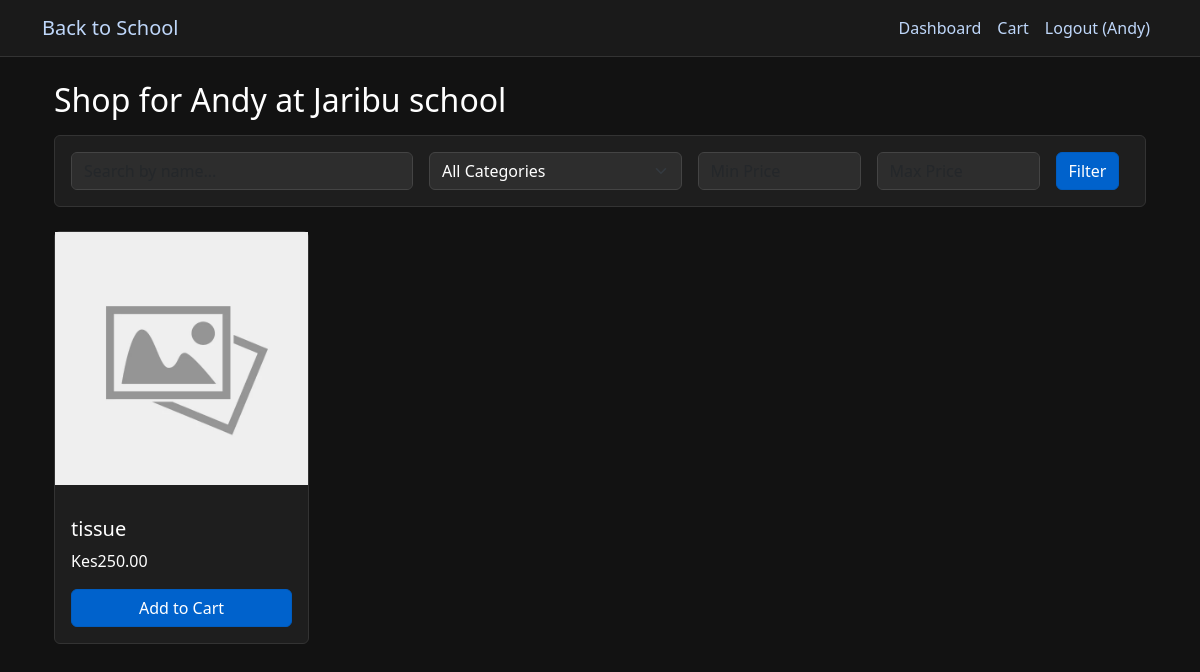
The page /shop (signed in) on the database its author committed.
### app.py (models this page shows, shortened)
class User(db.Model):
    id = db.Column(db.Integer, primary_key=True)
    username = db.Column(db.String(80), unique=True, nullable=False)
    email = db.Column(db.String(120), unique=True, nullable=False)
    password_hash = db.Column(db.String(128))
    role = db.Column(db.String(20))  # app_admin, parent, student, school_admin, retailer, donor
    is_approved = db.Column(db.Boolean, default=False)
    created_at = db.Column(db.DateTime, default=datetime.utcnow)
    reset_token = db.Column(db.String(100), unique=True)
    reset_token_expiration = db.Column(db.DateTime)
    school_id = db.Column(db.Integer, db.ForeignKey('school.id'))
    school = db.relationship('School', backref='users')
    children = db.relationship(
        'User',
        secondary=parent_student_association,
        primaryjoin=(parent_student_association.c.parent_id == id),
        secondaryjoin=(parent_student_association.c.student_id == id),
        backref=db.backref('parents'),
        lazy='dynamic'
    )

class School(db.Model):
    id = db.Column(db.Integer, primary_key=True)
    name = db.Column(db.String(100), nullable=False)
    address = db.Column(db.String(200))
    is_approved = db.Column(db.Boolean, default=False)
    requirements = db.relationship('SchoolRequirement', backref='school', lazy=True)

class Product(db.Model):
    id = db.Column(db.Integer, primary_key=True)
    retailer_id = db.Column(db.Integer, db.ForeignKey('retailer.id'), nullable=False)
    name = db.Column(db.String(100), nullable=False)
    description = db.Column(db.Text)
    price = db.Column(db.Float, nullable=False)
    original_price = db.Column(db.Float)  # For showing discounts
    quantity = db.Column(db.Integer, default=0)
    category_id = db.Column(db.Integer, db.ForeignKey('product_category.id'), nullable=False)
    category = db.relationship('ProductCategory', backref='products')
    is_featured = db.Column(db.Boolean, default=False)
    image_file = db.Column(db.String(120), nullable=True, default='default.jpg')
    created_at = db.Column(db.DateTime, default=datetime.utcnow)
    updated_at = db.Column(db.DateTime, default=datetime.utcnow, onupdate=datetime.utcnow)
    retailer = db.relationship('Retailer', backref='products')

### app.py (the view)
@app.route('/shop')
@login_required
@role_required(['parent', 'student'])
def shop():
    user = db.session.get(User, session['user_id'])
    student = None
    school_id = None
    if user.role == 'parent':
        student_id = session.get('shopping_for_student_id')
        if not student_id:
            flash('Please select which student you are shopping for.', 'info')
            return redirect(url_for('select_student'))
        student = next((child for child in user.children if child.id == int(student_id)), None)
        if not student:
            flash('Selected student not found or not linked to your account.', 'error')
            session.pop('shopping_for_student_id', None)
            session.pop('shopping_for_student_username', None)
            return redirect(url_for('select_student'))
        school_id = student.school_id
    else: # The user is a student
        student = user
        school_id = user.school_id
    if not school_id:
        flash('Could not determine a school. Please ensure the student is enrolled.', 'error')
        return redirect(url_for('dashboard'))
    search_query = request.args.get('search_query', '')
    category_id = request.args.get('category_id', type=int)
    min_price = request.args.get('min_price', type=float)
    max_price = request.args.get('max_price', type=float)
    products_query = Product.query.join(Retailer).filter(
        Retailer.approved_schools.any(id=school_id),
        Product.quantity > 0
    )
    if search_query:
        products_query = products_query.filter(Product.name.ilike(f'%{search_query}%'))
    if category_id:
        products_query = products_query.filter(Product.category_id == category_id)
    if min_price is not None:
        products_query = products_query.filter(Product.price >= min_price)
    if max_price is not None:
        products_query = products_query.filter(Product.price <= max_price)
    products = products_query.order_by(Product.name.asc()).all()
    requirements = SchoolRequirement.query.filter_by(school_id=school_id).all()
    allowed_item_names = {r.item_name.lower() for r in requirements if r.is_allowed}
    is_req_list_enforced = bool(requirements)
    for product in products:
        if is_req_list_enforced:
            product.is_allowed = product.name.lower() in allowed_item_names
        else:
            product.is_allowed = True
    categories = ProductCategory.query.order_by('name').all() # Assuming you have a Category model
    return render_template(
        'shop/index.html',
        products=products,
        student=student,
        categories=categories,
        search_query=search_query,
        category_id=category_id,
        min_price=min_price,
        max_price=max_price
    )

### app.py (called while the page is built)
def login_required(f):
    @wraps(f)
    def decorated_function(*args, **kwargs):
        if 'user_id' not in session:
            flash('Please log in to access this page', 'error')
            return redirect(url_for('login'))
        return f(*args, **kwargs)
    return decorated_function

def role_required(roles):
    def decorator(f):
        @wraps(f)
        def decorated_function(*args, **kwargs):
            if 'user_id' not in session:
                flash('Please log in to access this page', 'error')
                return redirect(url_for('login'))
            if session['role'] not in roles:
                flash('You do not have permission to access this page', 'error')
                return redirect(url_for('dashboard'))
            return f(*args, **kwargs)
        return decorated_function
    return decorator

@app.before_request
def load_logged_in_user():
    user_id = session.get('user_id')
    if user_id is None:
        g.user = None
    else:
        g.user = db.session.get(User, user_id)

@app.context_processor
def inject_user():
    return dict(current_user=g.user)

@app.context_processor
def inject_cart_item_count():
    if 'user_id' not in session or session.get('role') not in ['parent', 'student']:
        return {'cart_item_count': 0}
    cart = Cart.query.filter_by(user_id=session['user_id']).first()
    if not cart:
        return {'cart_item_count': 0}
    count = db.session.query(db.func.sum(CartItem.quantity)).filter_by(cart_id=cart.id).scalar() or 0
    return {'cart_item_count': count}

### templates/shop/index.html (shortened to what this page needs)
{% extends "base.html" %}
{% block content %}
<div class="container">
<h2 class="mb-3">Shop for {{ student.username }} at {{ student.school.name }}</h2>
    <div class="card mb-4">
        <div class="card-body">
            <form method="GET" action="{{ url_for('shop') }}">
                <div class="row g-3">
                    <div class="col-md-4">
                        <input type="text" name="search_query" class="form-control" placeholder="Search by name..." value="{{ search_query or '' }}">
                    </div>
                    <div class="col-md-3">
                        <select name="category_id" class="form-select">
                            <option value="">All Categories</option>
                        </select>
                    </div>
                    <div class="col-md-2">
                        <input type="number" name="min_price" class="form-control" placeholder="Min Price" value="{{ min_price or '' }}">
                    </div>
                    <div class="col-md-2">
                        <input type="number" name="max_price" class="form-control" placeholder="Max Price" value="{{ max_price or '' }}">
                    </div>
                    <div class="col-md-1">
                        <button type="submit" class="btn btn-primary">Filter</button>
                    </div>
                </div>
            </form>
        </div>
    </div>
<div class="row row-cols-2 row-cols-md-3 row-cols-lg-4 g-4">
{% for product in products %}
    <div class="col">
        <div class="card h-100" {% if not product.is_allowed %} style="opacity: 0.5;" {% endif %}>
            <div class="product-image-container">
                <img src="{{ url_for('static', filename='uploads/' + product.image_file) }}" alt="{{ product.name }}">
            </div>
            <div class="card-body d-flex flex-column">
                <h5 class="card-title">{{ product.name }}</h5>
                <p class="card-text">Kes{{ "%.2f"|format(product.price) }}</p>
                <div class="mt-auto">
                    <form method="POST" class="add-to-cart-form">
                        <button type="submit" class="btn btn-primary w-100" {% if not product.is_allowed %} disabled {% endif %}>
                            Add to Cart
                        </button>
                    </form>
                </div>
            </div>
        </div>
    </div>
{% endfor %}
</div>
</div>
{% endblock %}

### templates/base.html (shortened to what this page needs)
<!DOCTYPE html>
<html lang="en">
<head>
    <link href="https://cdn.jsdelivr.net/npm/bootstrap@5.3.0/dist/css/bootstrap.min.css" rel="stylesheet">
</head>
<body>
<nav class="navbar navbar-expand-lg navbar-dark">
    <div class="container">
        <a class="navbar-brand" href="{{ url_for('home') }}">Back to School</a>
        <div class="collapse navbar-collapse" id="navbarNav">
            <ul class="navbar-nav ms-auto">
                {% if 'user_id' in session %}
                    <li class="nav-item">
                        <a class="nav-link" href="{{ url_for('dashboard') }}">Dashboard</a>
                    </li>
                    {% if session['role'] in ['parent', 'student'] %}
                    <li class="nav-item">
                        <a class="nav-link" href="{{ url_for('cart') }}">
                            Cart
                        </a>
                    </li>
                    {% endif %}
                    <li class="nav-item">
                        {% if current_user %}
                        <a class="nav-link" href="{{ url_for('logout') }}">Logout ({{ current_user.username }})</a>
                        {% else %}
                        <a class="nav-link" href="{{ url_for('logout') }}">Logout</a>
                        {% endif %}
                    </li>
                {% endif %}
            </ul>
        </div>
    </div>
</nav>
    <div class="container mt-4">
        {% block content %}{% endblock %}
    </div>
</body>
</html>

### templates/base.html (style rules this page uses)
body { background-color: #121212; color: #ffffff; }
h1, h2, h3, h4, h5, h6, span, p { color: #ffffff !important; }
a { color:rgb(191, 215, 250) !important; }
.navbar { background-color: #1a1a1a !important; border-bottom: 1px solid #333; }
.card { background-color: #1e1e1e; border: 1px solid #333; }
.form-control, .form-select { background-color: #2d2d2d; color: #ffffff; border: 1px solid #444; }
.btn-primary { background-color: #0062cc; border-color: #005cbf; }
.product-image-container { width: 100%; aspect-ratio: 1 / 1; overflow: hidden; margin-bottom: 1rem; }
.product-image-container img { width: 100%; height: 100%; object-fit: cover; object-position: center; }

### rows shown on the page
User: username "Andy"
School: school.name "Jaribu school"
Product: image_file (placeholder picture), name "tissue", price "250.00"
